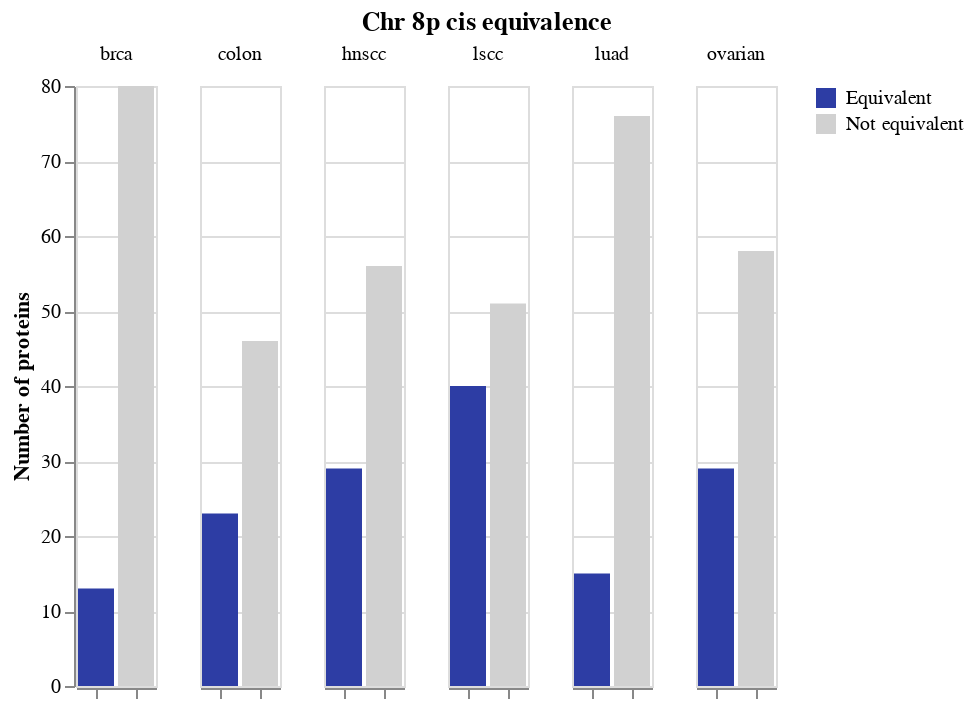

This figure's notebook cell:
### Markdown cell above
## Select the equivalent proteins, and take a detour to make some plots

### Code cell
prots = long_results[long_results["adj_p"] <= 0.05].reset_index(drop=True)
prots_cts = prots.groupby("cancer_type").count()[["protein"]]

fail_prots = long_results[long_results["adj_p"] > 0.05].reset_index(drop=True)
fail_cts = fail_prots.groupby("cancer_type").count()[["protein"]]

prots_cts.insert(0, "count_type", "Equivalent")
fail_cts.insert(0, "count_type", "Not equivalent")

counts = prots_cts.append(fail_cts).sort_index().reset_index(drop=False)

alt.Chart(counts).mark_bar().encode(
    x=alt.X(
        "count_type",
        axis=alt.Axis(
            title=None,
            labels=False
        ),
        sort=["Equivalent"]
    ),
    y=alt.Y(
        "protein",
        axis=alt.Axis(
            title="Number of proteins"
        )
    ),
    color=alt.Color(
        "count_type",
        title=None,
        sort=["Equivalent"],
        scale=alt.Scale(
            domain=["Equivalent", "Not equivalent"],
            range=["#2d3da4", "#d1d1d1"]
        )
    )
).facet(
    column=alt.Column(
        "cancer_type",
        title=None
    )
).properties(
    title="Chr 8p cis equivalence"
).configure_title(
    anchor="middle"
)

### Figure 1 — Vega-Lite specification as saved in the notebook (floating-point values rounded to 4 significant figures)
{"config": {"view": {"continuousWidth": 400, "continuousHeight": 300}, "title": {"anchor": "middle"}}, "data": {"name": "data-24ddb3ea3203207ff5110426b310887f"}, "facet": {"column": {"type": "nominal", "field": "cancer_type", "title": null}}, "spec": {"mark": "bar", "encoding": {"color": {"type": "nominal", "field": "count_type", "scale": {"domain": ["Equivalent", "Not equivalent"], "range": ["#2d3da4", "#d1d1d1"]}, "sort": ["Equivalent"], "title": null}, "x": {"type": "nominal", "axis": {"labels": false, "title": null}, "field": "count_type", "sort": ["Equivalent"]}, "y": {"type": "quantitative", "axis": {"title": "Number of proteins"}, "field": "protein"}}}, "title": "Chr 8p cis equivalence", "$schema": "https://vega.github.io/schema/vega-lite/v4.8.1.json", "datasets": {"data-24ddb3ea3203207ff5110426b310887f": [{"cancer_type": "brca", "count_type": "Equivalent", "protein": 13}, {"cancer_type": "brca", "count_type": "Not equivalent", "protein": 80}, {"cancer_type": "colon", "count_type": "Equivalent", "protein": 23}, {"cancer_type": "colon", "count_type": "Not equivalent", "protein": 46}, {"cancer_type": "hnscc", "count_type": "Equivalent", "protein": 29}, {"cancer_type": "hnscc", "count_type": "Not equivalent", "protein": 56}, {"cancer_type": "lscc", "count_type": "Equivalent", "protein": 40}, {"cancer_type": "lscc", "count_type": "Not equivalent", "protein": 51}, {"cancer_type": "luad", "count_type": "Equivalent", "protein": 15}, {"cancer_type": "luad", "count_type": "Not equivalent", "protein": 76}, {"cancer_type": "ovarian", "count_type": "Equivalent", "protein": 29}, {"cancer_type": "ovarian", "count_type": "Not equivalent", "protein": 58}]}}
